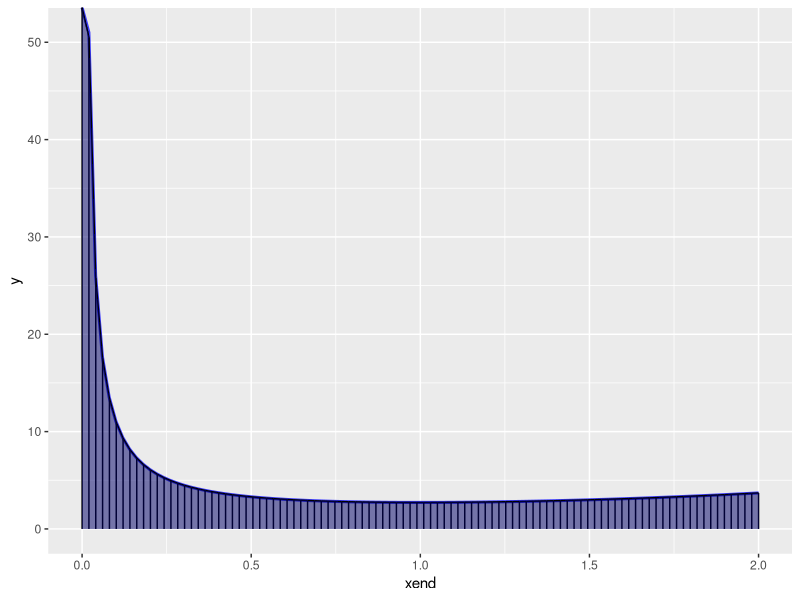

Source code (R):
library(ggplot2)


f1 <- function(x) {
    return((sqrt((0.7*x+6.1)/(0.8*x+3)) * ((x^2)/(6.1+x))))
}

f2 <- function(x) {
    return(((x^2)*sin(0.8*x))/(1+cos(0.8*x)))
}

f3 <- function(x){
    return(exp(x)/x)
}
# Графік ф-ції

plotf <- function(f, a, b, n){
    # Розбиваємо інтервал (а, б) в n підінтервалів
    seg <- seq.int(a, b, length.out = n)
    
    # Пустий вектор для обрахунку підінтервальних значень
    fx <- vector(length = length(seg))
    
    # Для кожного підінтервалу рахуємо значення функції в ньому
    for (i in 1:length(seg)) {
        fx[i] <- f(seg[i])
    }
    
    # Збираємо усі точки для побудови графіку
    df <- data.frame(xend = seg, 
                     y = rep(0, n), 
                     yend = fx, 
                     yend1 = c(fx[2:n], fx[n]), 
                     xend1 = c(seg[2:n], seg[n]))
    
    ggplot(data = df) + 
        stat_function(fun = f, size = 1.05, alpha = 0.75, color='blue') + 
        geom_segment(aes(x=xend, y=y, xend=xend, yend=yend)) + 
        geom_segment(aes(x=xend, y=yend, xend=xend1, yend=yend1)) + 
        geom_ribbon(aes(x=xend, ymin=y, ymax=yend), fill = 'blue', alpha = 0.3) + 
        geom_area(stat = 'function', fun = f, fill = 'black', alpha = 0.3, xlim = c(a, b)) + 
        xlim(c(a, b))
}

trapezoid <- function(f, a, b, n) {
    if (is.function(f) == FALSE) {
        stop('f повинна бути функцією або змінною!')
    }
    
    h <- (b - a) / n
    
    j <- 1:n - 1
    
    xj <- a + j * h
    
    approx <- (h / 2) * (f(a) + 2 * sum(f(xj)) + f(b))
    
    return(approx)
}


plotf(f3, a = 0, b = 2, n = 100)
trapezoid(f3, a = 1, b = 2, n = 100)
